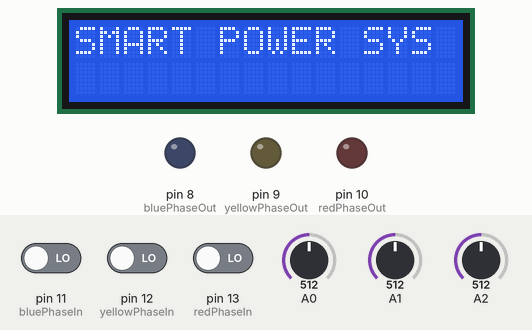
Recording of a sketch running on a simulated Arduino Uno, built with avr-gcc and run on an emulated ATmega328P. Shown: 16×2 character LCD, output pins drawn as LEDs (lit = HIGH). The test bench sets the inputs (shaded band); at power-on: pin 11 (bluePhaseIn) LOW, pin 12 (yellowPhaseIn) LOW, pin 13 (redPhaseIn) LOW, A0 = 512, A1 = 512, A2 = 512. What the sketch prints to the serial monitor is not drawn.

Above: at 4.2 s.
4.3 s: pin 11 (bluePhaseIn) driven HIGH
At 6.6 s:
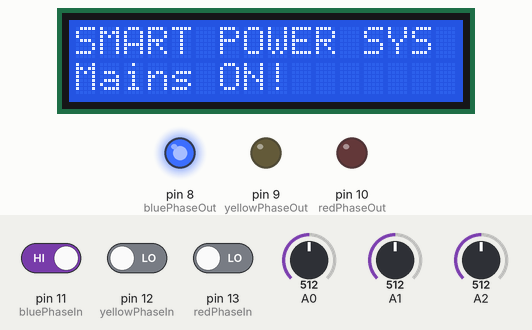
8.4 s: pin 12 (yellowPhaseIn) driven HIGH
At 11.1 s:
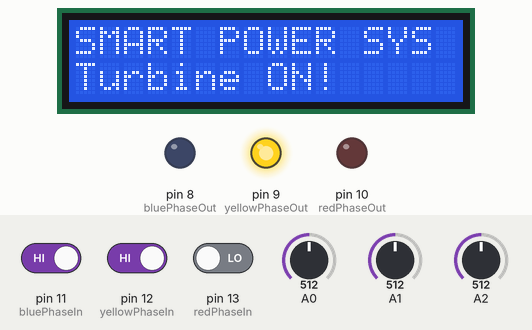
12.5 s: pin 13 (redPhaseIn) driven HIGH
At 15.0 s:
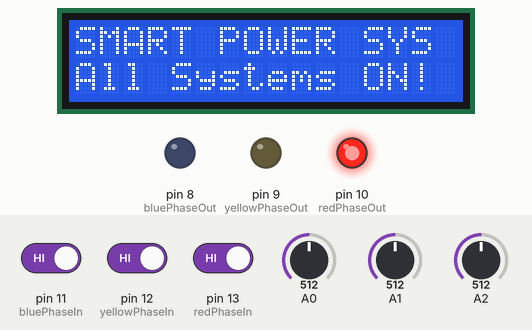
16.6 s: pin 13 (redPhaseIn) driven LOW
At 21.3 s:
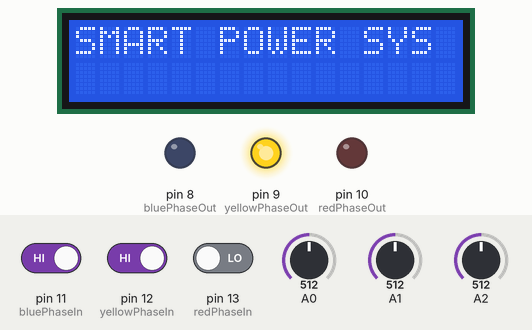
Timing chart, 0 to 21.7 s (numbered marks = the images above; inputs shaded):
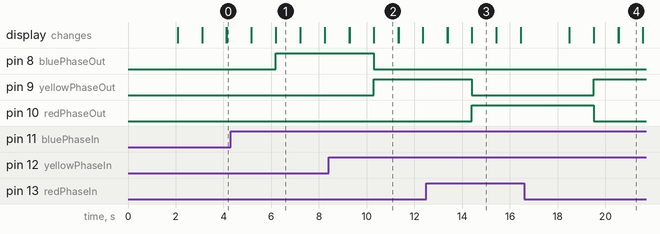

The sketch:

SMART_ENERGY_SYSTEM.ino
```cpp
#include <Wire.h>
#include <LiquidCrystal_I2C.h>

LiquidCrystal_I2C lcd(0x27, 16, 2);
int ADC_a = A0; //Analog Input
int ADC_Y = A1;
int ADC_B = A2;
float VIn_a = 0.0; //Voltage In after voltage divider
float VInY = 0.0;
float VInB = 0.0;
float Voltage_a = 0.0;       //Actual voltage after calculation
float VoltageY = 0.0;
float VoltageB= 0.0;
float CalVal = 11.08433; //Voltage divider calibration value
float AC_LOW_VOLT = 0.0;
float AC_HIGH_VOLT = 0.0;
float AC_LOW_VOLTY = 0.0;
float AC_HIGH_VOLTY = 0.0;
float AC_LOW_VOLTB = 0.0;
float AC_HIGH_VOLTB = 0.0;
//Timing
unsigned long previousMillis = 0;
const long interval = 200;          //Interval to read voltages

// input pin declearation
const int redPhaseIn = 13;
const int yellowPhaseIn = 12;
const int bluePhaseIn = 11;

// output pin declearation
const int redPhaseOut = 10;
const int yellowPhaseOut = 9;
const int bluePhaseOut = 8;

// variable for reading input phase status. This is keepin all input at 0 state
bool redState = false;
bool yellowState = false;
bool blueState = false;
bool allPhaseOn = false;

void setup() {
pinMode(redPhaseIn, INPUT);
pinMode(yellowPhaseIn, INPUT);
pinMode(bluePhaseIn, INPUT);

pinMode(redPhaseOut, OUTPUT);
pinMode(yellowPhaseOut, OUTPUT);
pinMode(bluePhaseOut, OUTPUT);

pinMode(A0,INPUT);
pinMode(A1,INPUT);
pinMode(A2,INPUT);

//Init serial monitor. This will help display what is happening on the serial monitor
Serial.begin(9600);
  // initialize the LCD
  lcd.init();
  lcd.backlight();
  lcd.print("SMART SYSTEM!");
  delay(2000);
  lcd.setCursor(0,1);
  lcd.print("Initializing");
  delay(1000);
}

void loop() {
   unsigned long currentMillis = millis();
  //checking for the state of each input
  int redPhaseState = digitalRead(redPhaseIn);
  int yellowPhaseState = digitalRead(yellowPhaseIn);
  int bluePhaseState = digitalRead(bluePhaseIn);

    VIn_a = (ADC_a * 5.00) / 1024.00;     //Convert 10bit input to an actual voltage
    Voltage_a = (VIn_a * CalVal)-0.10;
    AC_LOW_VOLT = (Voltage_a / 1.414 );
    AC_HIGH_VOLT = ( AC_LOW_VOLT * 18.333);

    VInY = (ADC_Y * 5.00) / 1024.00;     //Convert 10bit input to an actual voltage
    VoltageY = (VInY * CalVal)-0.10;
    AC_LOW_VOLTY = (VoltageY / 1.414 );
    AC_HIGH_VOLTY = ( AC_LOW_VOLTY * 18.333);

    VInB = (ADC_B * 5.00) / 1024.00;     //Convert 10bit input to an actual voltage
    VoltageB = (VInB * CalVal)-0.10;
    AC_LOW_VOLTB = (VoltageB / 1.414 );
    AC_HIGH_VOLTB = ( AC_LOW_VOLTB * 18.333);

  if ( redPhaseState == HIGH && yellowPhaseState == HIGH && bluePhaseState == HIGH && currentMillis - previousMillis >= interval && allPhaseOn == false )
  {
    allPhaseOn = true;
    previousMillis = currentMillis;
    analogRead (A0);
    Serial.println("All Systems On");
    lcd.clear();
    lcd.setCursor (0,0); // set to line 1, char 0
    lcd.print("SMART POWER SYS");

    delay (1000);
    lcd.setCursor (0,1); // set to line 1, char 0
    lcd.print("All Systems ON!");
    digitalWrite ( redPhaseOut,HIGH);
    digitalWrite ( yellowPhaseOut,LOW);
    digitalWrite ( bluePhaseOut,LOW);
    delay (1000);
    lcd.clear();
    lcd.setCursor (0,0); // set to line 1, char 0
    lcd.print("SOLAR IN USE");
    lcd.setCursor (0,1); // set to line 1, char 0
    lcd.print(AC_HIGH_VOLT);
    lcd.setCursor(6,1);
    lcd.print("V input");
     delay (1000);
   }
   else{
    if ( redPhaseState == HIGH )
      {
    Serial.println("Solar is on");
    redState = true;
    analogRead (A0);
    lcd.clear();
    lcd.setCursor (0,0); // set to line 1, char 0
    lcd.print("SMART POWER SYS");
    delay (1000);
    digitalWrite ( redPhaseOut,HIGH);
    digitalWrite ( yellowPhaseOut,LOW);
    digitalWrite ( bluePhaseOut,LOW);
    delay (1000);
    lcd.clear();
    lcd.setCursor (0,0); // set to line 1, char 0
    lcd.print("SOLAR IN USE");
    lcd.setCursor (0,1); // set to line 1, char 0
    lcd.print(AC_HIGH_VOLT);
    lcd.setCursor(6,1);
    lcd.print("V input");
   //delay (500);
      }
      else if ( yellowPhaseState == HIGH  )
      {
    yellowState = true;
    Serial.println("Turbine is on");
    analogRead (A1);
    lcd.clear();
    lcd.setCursor (0,0); // set to line 1, char 0
    lcd.print("SMART POWER SYS");

    delay (1000);
    lcd.setCursor (0,1); // set to line 1, char 0
    lcd.print("Turbine ON!");
    digitalWrite ( redPhaseOut,LOW);
    digitalWrite ( yellowPhaseOut,HIGH);
    digitalWrite ( bluePhaseOut,LOW);
    delay (1000);
    lcd.clear();
    lcd.setCursor (0,0); // set to line 1, char 0
    lcd.print("TURBINE ON!");
    lcd.setCursor (0,1); // set to line 1, char 0
    lcd.print(AC_HIGH_VOLTY);
    lcd.setCursor(6,1);
    lcd.print("V input");
     // delay (500);
     }
      else if ( bluePhaseState == HIGH)
      {
    blueState = true;
    Serial.println("MAINS is on");
    analogRead (A2);
    lcd.clear();
    lcd.setCursor (0,0); // set to line 1, char 0
    lcd.print("SMART POWER SYS");

    delay (1000);
    lcd.setCursor (0,1); // set to line 1, char 0
    lcd.print("Mains ON!");
    digitalWrite ( redPhaseOut,LOW);
    digitalWrite ( yellowPhaseOut,LOW);
    digitalWrite ( bluePhaseOut,HIGH);
    delay (1000);
    lcd.clear();
    lcd.setCursor (0,0); // set to line 1, char 0
    lcd.print("MAINS IS ON!");
    lcd.setCursor (0,1); // set to line 1, char 0
    lcd.print(AC_HIGH_VOLTB);
    lcd.setCursor(6,1);
    lcd.print("V input");
     // delay (500);
      }
      else
      {
    allPhaseOn = false;
    Serial.println("All phases are off");
    lcd.clear();
    lcd.setCursor (0,0); // set to line 1, char 0
    lcd.print("SMART POWER SYS");
    delay (1000);
    lcd.setCursor (0,1); // set to line 1, char 0
    lcd.print("ALL PHASES OFF!");
    digitalWrite ( redPhaseOut,LOW);
    digitalWrite ( yellowPhaseOut,LOW);
    digitalWrite ( bluePhaseOut,LOW);
      }
      }
   }
```

Measured:
- after the input at 4.3 s, pin 8 (bluePhaseOut): LOW → HIGH after 1.9 s; the display: first differs from a run without the input after 1.9 s (image 1)
- after the input at 8.4 s, pin 8 (bluePhaseOut): HIGH → LOW after 1.9 s; pin 9 (yellowPhaseOut): LOW → HIGH after 1.9 s; the display: first differs from a run without the input after 1.9 s (image 2)
- after the input at 12.5 s, pin 9 (yellowPhaseOut): HIGH → LOW after 1.9 s; pin 10 (redPhaseOut): LOW → HIGH after 1.9 s; the display: first differs from a run without the input after 1.9 s (image 3)
- after the input at 16.6 s, pin 9 (yellowPhaseOut): LOW → HIGH after 2.9 s; pin 10 (redPhaseOut): HIGH → LOW after 2.9 s; the display: first differs from a run without the input after 2.9 s (image 4 shows a later state)
- what the display in image 1 shows lasts 1.0 s, from 6.2 s to 7.2 s
